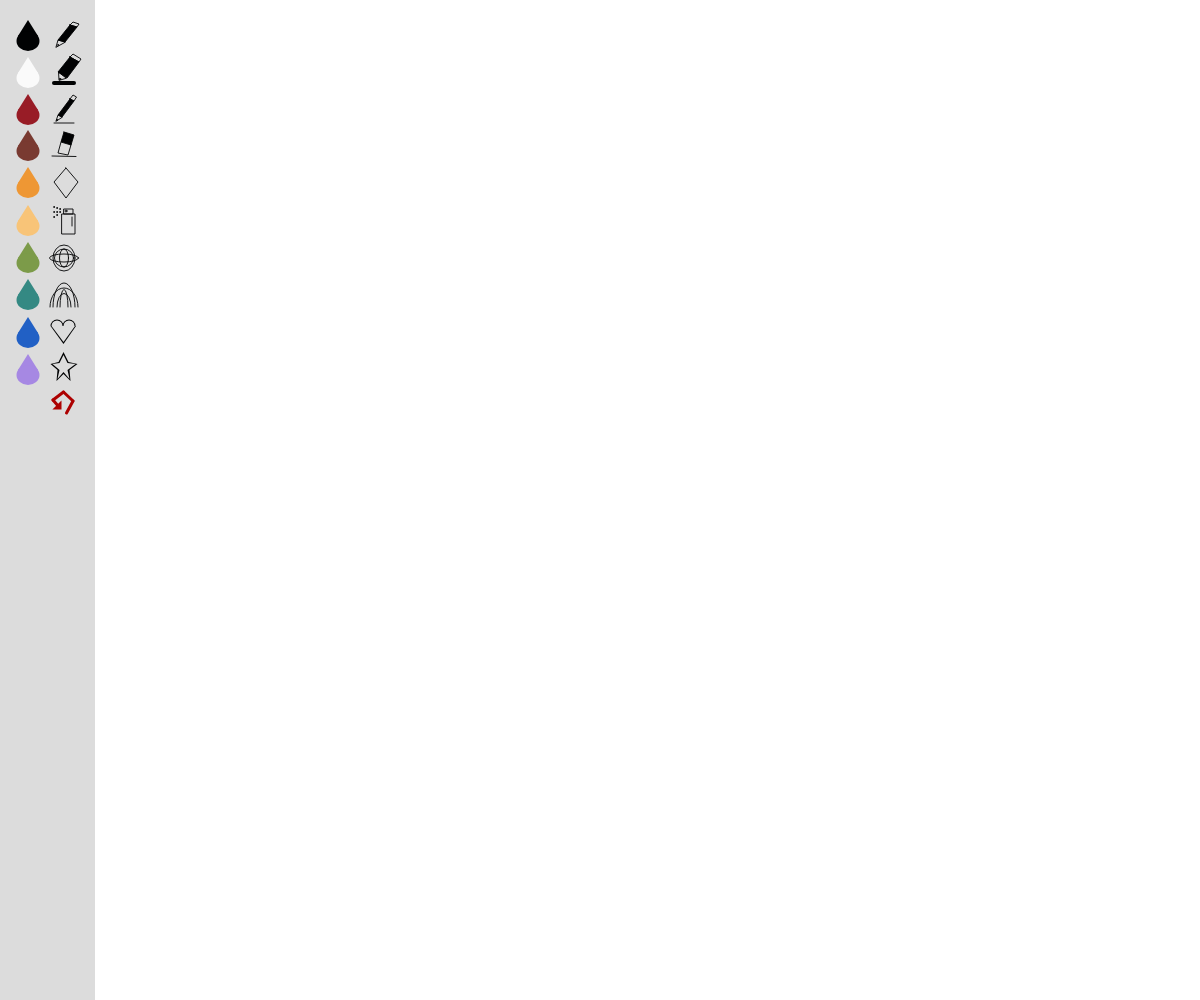
Frame 1 (no input)
Frame 60 (no input): identical to frame 1, image omitted
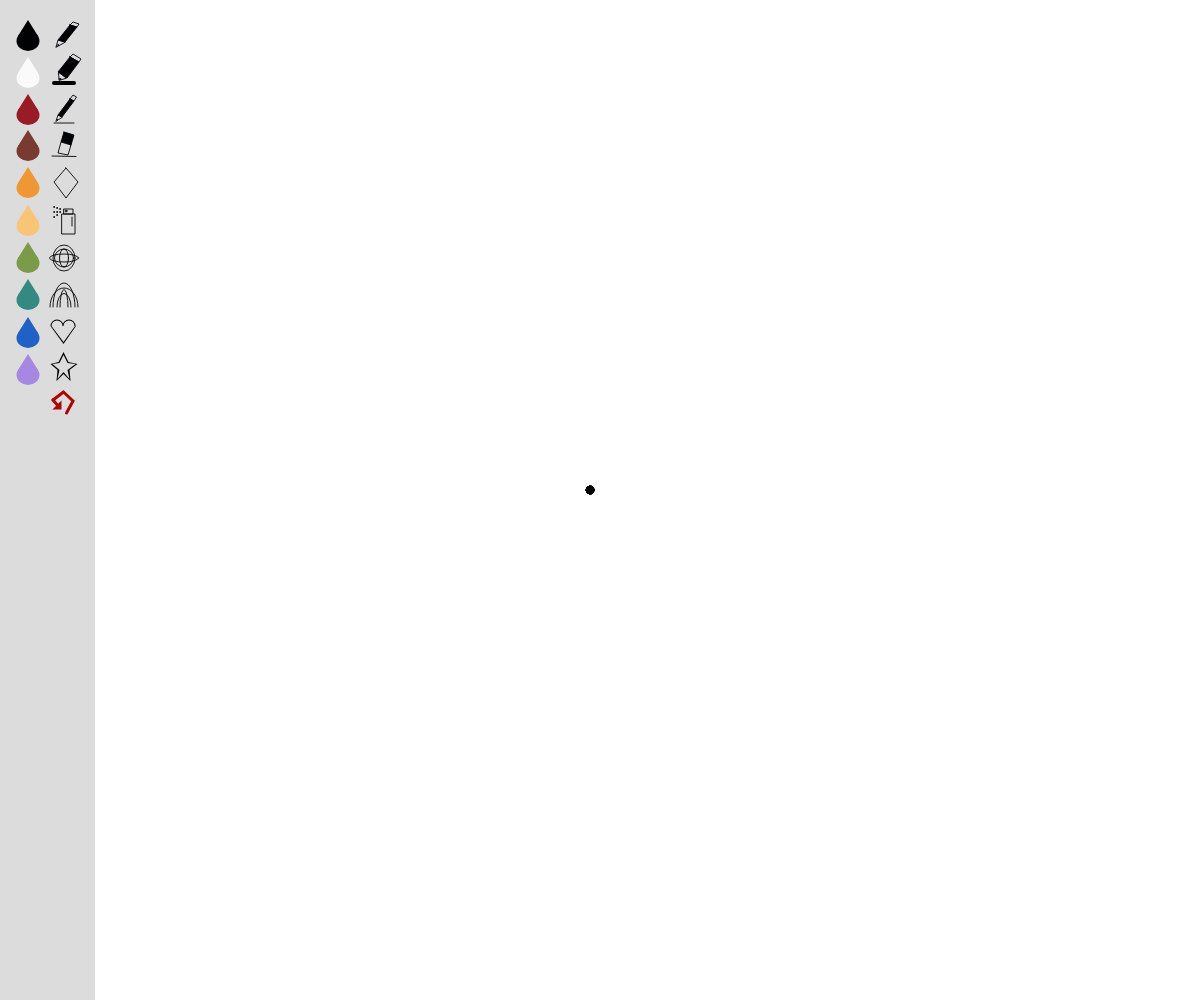
Frame 120 (the mouse pressed at the canvas centre since frame 60)

The p5.js sketch that drew these frames (run headless with seeded random() and noise() and a simulated clock; from frame 60 on, the mouse is pressed at the canvas centre):

// p5.js sketch
// ── sketch.js
//Herramientas
var recttam=95

//Gotas
var gota1x= 28;
var gota1y=36;
var gota1tam=10;

var gota2x= 28;
var gota2y=57;
var gota2tam=10;

var gota3x= 28;
var gota3y=94;
var gota3tam=10;

var gota4x= 28;
var gota4y=130;
var gota4tam=10;

var gota5x= 28;
var gota5y=167;
var gota5tam=10;

var gota6x= 28;
var gota6y=205;
var gota6tam=10;

var gota7x= 28;
var gota7y=242;
var gota7tam=10;

var gota8x= 28;
var gota8y=279;
var gota8tam=10;

var gota9x= 28;
var gota9y=317;
var gota9tam=10;

var gota10x= 28;
var gota10y=354;
var gota10tam=10;

//Color gotas
var colorSelect = 0;
var herramienta = 0;


function setup() { 
  createCanvas(windowWidth, windowHeight);
  background(260,260,260);}
  
  function draw() {
 //Fondo de herramientas
  noStroke();
  fill(220,220,220);
  rect(0,0,recttam,height);
 //Gota color 1 
 fill(1,2,3);
 triangle(gota1x,gota1y-16,gota1x-10,gota1y,gota1x+10,gota1y);
 ellipse(gota1x,gota1y+5,gota1tam+13,gota1tam+gota1tam);
 //Gota color 2
 fill(250,250,250);
 triangle(gota2x,gota2y,gota2x-10,gota2y+16,gota2x+10,gota2y+16);
 ellipse(gota2x,gota2y+21,gota2tam+13,gota2tam+gota2tam);
 //Gota color 3
 fill(152,28,38);
 triangle(gota3x,gota3y,gota3x-10,gota3y+16,gota3x+10,gota3y+16);
 ellipse(gota3x,gota3y+21,gota3tam+13,gota3tam+gota3tam);
 //Gota color 4
 fill(121,58,49);
 triangle(gota4x,gota4y,gota4x-10,gota4y+16,gota4x+10,gota4y+16);
 ellipse(gota4x,gota4y+21,gota4tam+13,gota4tam+gota4tam);
 //Gota color 5
 fill(238,151,52);
 triangle(gota5x,gota5y,gota5x-10,gota5y+16,gota5x+10,gota5y+16);
 ellipse(gota5x,gota5y+21,gota5tam+13,gota5tam+gota5tam);
  //Gota color 6
 fill(248,196,120);
 triangle(gota6x,gota6y,gota6x-10,gota6y+16,gota6x+10,gota6y+16);
 ellipse(gota6x,gota6y+21,gota6tam+13,gota6tam+gota6tam);
 //Gota color 7
 fill(124,155,73);
 triangle(gota7x,gota7y,gota7x-10,gota7y+16,gota7x+10,gota7y+16);
 ellipse(gota7x,gota7y+21,gota7tam+13,gota7tam+gota7tam);
 //Gota color 8
 fill(52,137,131);
 triangle(gota8x,gota8y,gota8x-10,gota8y+16,gota8x+10,gota8y+16);
 ellipse(gota8x,gota8y+21,gota8tam+13,gota8tam+gota8tam);
 //Gota color 9
 fill(33,96,197);
 triangle(gota9x,gota9y,gota9x-10,gota9y+16,gota9x+10,gota9y+16);
 ellipse(gota9x,gota9y+21,gota9tam+13,gota9tam+gota9tam);
 //Gota color 10
 fill(166,136,227);
 triangle(gota10x,gota10y,gota10x-10,gota10y+16,gota10x+10,gota10y+16);
 ellipse(gota10x,gota10y+21,gota10tam+13,gota10tam+gota10tam);
 fill(20,220,220); 
 
 //Herramientas
 //Pincel estándar
 fill(1,2,3);
 stroke(1,2,3);
 strokeWeight(0.9)
 beginShape();
 vertex(70,25);
 vertex(77,27);
 vertex(65,42);
 vertex(58,40);
 endShape(CLOSE);
 noFill();
 beginShape();
 vertex(70,25);
 vertex(77,27);
 vertex(79,24);
 vertex(73,22);
 endShape(CLOSE);
 triangle(65,42,58,40,56,47);
 ellipse(58,45,1,1);
 //Pincel grande
 fill(1,2,3);
 stroke(1,2,3);
 strokeWeight(0.9)
 beginShape();
 vertex(70,57);
 vertex(79,62);
 vertex(67,78);
 vertex(58,72);
 endShape(CLOSE);
 noFill();
 beginShape();
 vertex(70,57);
 vertex(79,62);
 vertex(81,59);
 vertex(73,54);
 endShape(CLOSE);
 triangle(66,78,58.5,72,59,80);
 ellipse(60,79,1.5,1.5);
 strokeWeight(4);
 line(54,83,74,83);
 //Pincel pequeño
 fill(1,2,3);
 stroke(1,2,3);
 strokeWeight(0.9)
 beginShape();
 vertex(70,99);
 vertex(74,101);
 vertex(62,117);
 vertex(58,115);
 endShape(CLOSE);
 noFill();
 beginShape();
 vertex(70,99);
 vertex(74,101);
 vertex(76.5,97);
 vertex(73,95);
 endShape(CLOSE);
 triangle(62,117,58,115,56,121);
 ellipse(57,120,1,1);
 line(54,123,74,123);
 //Borrador
 fill(1,2,3);
 stroke(1,2,3);
 strokeWeight(0.9)
 beginShape();
 vertex(64,132);
 vertex(74,135);
 vertex(71,145);
 vertex(61,142);
 endShape(CLOSE);
 fill(220,220,220);
 beginShape();
 vertex(71,145);
 vertex(68,155);
 vertex(58,153);
 vertex(61,142);
 endShape(CLOSE);
 line(52,156,76,156.5);
 //Rombos con estela
 beginShape();
 vertex(66,168);
 vertex(78,182);
 vertex(66,198);
 vertex(54,182);
 endShape(CLOSE);
 //Spray
 noFill();
 stroke(1,2,3);
 strokeWeight(0.9)
 rect(62,214,13,20);
 rect(64,209,9,5);
 ellipse(66,211,2,2);
 line(72,217,72,226);
 ellipse(60,209,1,1);
 ellipse(57,208,1,1);
 ellipse(54,207,1,1);
 ellipse(60,212,1,1);
 ellipse(57,212,1,1);
 ellipse(54,212,1,1);
 ellipse(54,217,1,1);
 ellipse(57,215,1,1);
 //Ellipses
 noFill();
 stroke(1,2,3);
 strokeWeight(0.9)
 ellipse(64,258,22,26);
 ellipse(64,258,29,8);
 ellipse(64,258,9,18);
 ellipse(64,258,19,18);
 //Arcos
 noFill();
 stroke(1,2,3);
 strokeWeight(0.9);
 arc(64,307,28,38,PI, TWO_PI);
 arc(64,307,8,35,PI, TWO_PI);
 arc(64,307,22,48,PI, TWO_PI);
 arc(64,307,14,27,PI, TWO_PI);
 //Corazón
 noStroke();
 fill(1,2,3);
 arc(57,326,13,13,PI, TWO_PI); 
 arc(69,326,13,13,PI, TWO_PI);
 triangle(50.5,326,76,326,63.5,344);
 fill(220,220,220);
 arc(57,326,11,11,PI, TWO_PI); 
 arc(69,326,11,11,PI, TWO_PI);
 triangle(51.5,326,75,326,63.5,342);
 //Estrella
 fill(1,2,3);
 beginShape();
 vertex(63.5,352);
 vertex(68.5,362);
 vertex(77.5,364);
 vertex(69.5,370);
 vertex(70.5,381);
 vertex(63.5,374);
 vertex(56.5,381);
 vertex(57.5,370);
 vertex(50.5,364);
 vertex(58.5,362);
 endShape(CLOSE);
 fill(220,220,220);
 beginShape();
 vertex(63.5,355);
 vertex(67.5,363);
 vertex(75.5,364);
 vertex(67.5,370);
 vertex(69.5,379);
 vertex(63.5,372);
 vertex(57.5,379);
 vertex(59.5,370);
 vertex(52.5,364);
 vertex(59.5,363);
 endShape(CLOSE);
 //Reiniciar dibujo
 strokeWeight(3);
 stroke(173,1,1);
 line(63.5,392,73,401);
 line(73,401,66.5,413);
 line(63.5,392,53,400);
 line(53,400,59,407);
 triangle(56,408,60,404,60,408);
    
 if (mouseIsPressed) {
		
    //Herramientas
   //Pincel estandar
   if (mouseX > 51 && mouseX < 76 &&
			mouseY > 21 && mouseY < 50) {
     herramienta=0;}
   //Pincel más grande
   if (mouseX > 51 && mouseX < 76 &&
			mouseY > 58 && mouseY < 87) {
     herramienta=1;}
   //Pincel más pequeño
   if (mouseX > 51 && mouseX < 76 &&
			mouseY > 95 && mouseY < 124) {
     herramienta=2;}
   //Borrador
   if (mouseX > 51 && mouseX < 76 &&
			mouseY > 132 && mouseY < 160) {
     herramienta=3;}
   //Reiniciar dibujo
   if (mouseX > 51 && mouseX < 76 &&
			mouseY > 168 && mouseY < 197) {
     herramienta=4;}
   //Spray
   if (mouseX > 51 && mouseX < 76 &&
			mouseY > 205 && mouseY < 234) {
     herramienta=5;}
   //Ellipses
		if (mouseX > 51 && mouseX < 76 &&
			mouseY > 242 && mouseY < 271) {
     herramienta=6;}
   //Arcos
   if (mouseX > 51 && mouseX < 76 &&
			mouseY > 279 && mouseY < 308) {
     herramienta=7;}
   //Corazón
   if (mouseX > 51 && mouseX < 76 &&
			mouseY > 316 && mouseY < 345) {
     herramienta=8;}
   //Estrella
   if (mouseX > 51 && mouseX < 76 &&
			mouseY > 353 && mouseY < 382) {
     herramienta=9;}
   //Reiniciar dibujo
   if (mouseX > 51 && mouseX < 76 &&
			mouseY > 390 && mouseY < 419) {
     herramienta=10;}
   
   //Colores
   //Gota 1
		if (mouseX > gota1x-12 && mouseX < gota1x+13 &&
			mouseY > gota1y && mouseY < gota1y+22) {
			colorSelect = 0;}
   //Gota 2
		if (mouseX > gota2x-12 && mouseX < gota2x+13 &&
			mouseY > gota2y && mouseY < gota2y+32) {
			colorSelect = 1;}
   //Gota 3
		if (mouseX > gota3x-12 && mouseX < gota3x+13 &&
			mouseY > gota3y && mouseY < gota3y+32) {
			colorSelect = 2;}
   //Gota 4
		if (mouseX > gota4x-12 && mouseX < gota4x+13 &&
			mouseY > gota4y && mouseY < gota4y+32) {
			colorSelect = 3;}
   //Gota 5
		if (mouseX > gota5x-12 && mouseX < gota5x+13 &&
			mouseY > gota5y && mouseY < gota5y+32) {
			colorSelect = 4;}
   //Gota 6
		if (mouseX > gota6x-12 && mouseX < gota6x+13 &&
			mouseY > gota6y && mouseY < gota6y+32) {
			colorSelect = 5;}
   //Gota 7
		if (mouseX > gota7x-12 && mouseX < gota7x+13 &&
			mouseY > gota7y && mouseY < gota7y+32) {
			colorSelect = 6;}
   //Gota 8
		if (mouseX > gota8x-12 && mouseX < gota8x+13 &&
			mouseY > gota8y && mouseY < gota8y+32) {
			colorSelect = 7;}
   //Gota 9
		if (mouseX > gota9x-12 && mouseX < gota9x+13 &&
			mouseY > gota9y && mouseY < gota9y+32) {
			colorSelect = 8;}
   //Gota 10
		if (mouseX > gota10x-12 && mouseX < gota10x+13 &&
			mouseY > gota10y && mouseY < gota10y+32) {
			colorSelect = 9;}
     
   //Colores
   strokeWeight(0.1);
   //Gota 1
   if (colorSelect == 0){
      stroke(1,2,3);
			fill(1,2,3);}
   //Gota 2
   if (colorSelect == 1){
      stroke(250,250,250);
			fill(250,250,250);}
   //Gota 3
   if (colorSelect == 2){
      stroke(152,28,38);
			fill(152,28,38);}
   //Gota 4
   if (colorSelect == 3){
      stroke(121,58,49);
			fill(121,58,49);}
   //Gota 5
   if (colorSelect == 4){
      stroke(238,151,52);
			fill(238,151,52);}
   //Gota 6
   if (colorSelect == 5){
      stroke(248,196,120);
			fill(248,196,120);}
   //Gota 7
   if (colorSelect == 6){
      stroke(124,155,73);
			fill(124,155,73);}
   //Gota 8
   if (colorSelect == 7){
      stroke(52,137,131);
			fill(52,137,131);}
   //Gota 9
   if (colorSelect == 8){
      stroke(33,96,197);
			fill(33,96,197);}
   //Gota 10
   if (colorSelect == 9){
      stroke(166,136,227);
			fill(166,136,227);}
   
   //Herramientas
   //Pincel estándar
   if (herramienta == 0) { 
   ellipse(mouseX - 10, mouseY - 10, 8, 8);}
   //Pincel más grande
   if (herramienta == 1) { 
   ellipse(mouseX - 10, mouseY - 10, 16, 16);} 
   //Pincel más pequeño
   if (herramienta == 2) { 
   ellipse(mouseX - 10, mouseY - 10, 4, 4);}
   //Borrador
   if (herramienta == 3) {
   noStroke();
   fill(260,260,260);
   rect(mouseX - 10, mouseY - 10, 12, 12);} 
   //Rombos con estela
   if (herramienta == 4) { 
   beginShape();
   stroke(1,2,3);
   strokeWeight(1);
   vertex(mouseX,mouseY);
   vertex(mouseX+12,mouseY+20);
   vertex(mouseX,mouseY+40);
   vertex(mouseX-12,mouseY+20);
   endShape(CLOSE);}
   //Spray
   if (herramienta == 5) { 
   ellipse(mouseX + 2, mouseY+4, 0.1, 0.1);
   ellipse(mouseX - 2, mouseY+4, 0.1, 0.1);
   ellipse(mouseX, mouseY+4, 0.1, 0.1);
   ellipse(mouseX + 4, mouseY+2, 0.1, 0.1);
   ellipse(mouseX - 4, mouseY+2, 0.1, 0.1);
   ellipse(mouseX + 2, mouseY+2, 0.1, 0.1);
   ellipse(mouseX - 2, mouseY+2, 0.1, 0.1);
   ellipse(mouseX, mouseY+2, 0.1, 0.1);
   ellipse(mouseX + 6, mouseY, 0.1, 0.1);
   ellipse(mouseX - 6, mouseY, 0.1, 0.1);
   ellipse(mouseX + 4, mouseY, 0.1, 0.1);
   ellipse(mouseX - 4, mouseY, 0.1, 0.1);
   ellipse(mouseX + 2, mouseY, 0.1, 0.1);
   ellipse(mouseX - 2, mouseY, 0.1, 0.1);
   ellipse(mouseX, mouseY, 0.1, 0.1);
   ellipse(mouseX + 6, mouseY - 2, 0.1, 0.1);
   ellipse(mouseX - 6, mouseY - 2, 0.1, 0.1);
   ellipse(mouseX + 4, mouseY - 2, 0.1, 0.1);
   ellipse(mouseX - 4, mouseY - 2, 0.1, 0.1);
   ellipse(mouseX + 2, mouseY - 2, 0.1, 0.1);
   ellipse(mouseX - 2, mouseY - 2, 0.1, 0.1);
   ellipse(mouseX, mouseY-2, 0.1, 0.1);
   ellipse(mouseX + 6, mouseY - 4, 0.1, 0.1);
   ellipse(mouseX - 6, mouseY - 4, 0.1, 0.1);
   ellipse(mouseX + 4, mouseY - 4, 0.1, 0.1);
   ellipse(mouseX - 4, mouseY - 4, 0.1, 0.1);
   ellipse(mouseX + 2, mouseY - 4, 0.1, 0.1);
   ellipse(mouseX - 2, mouseY - 4, 0.1, 0.1);
   ellipse(mouseX, mouseY-4, 0.1, 0.1);
   ellipse(mouseX + 4, mouseY-6, 0.1, 0.1);
   ellipse(mouseX - 4, mouseY-6, 0.1, 0.1);
   ellipse(mouseX + 2, mouseY-6, 0.1, 0.1);
   ellipse(mouseX - 2, mouseY-6, 0.1, 0.1);
   ellipse(mouseX, mouseY-6, 0.1, 0.1);
   ellipse(mouseX + 2, mouseY-8, 0.1, 0.1);
   ellipse(mouseX - 2, mouseY-8, 0.1, 0.1);
   ellipse(mouseX, mouseY-8, 0.1, 0.1);} 
   //Ellipses
	 if (herramienta == 6) { 
   noFill();
   ellipse(width/2+50,height/2,mouseX-300,mouseY-300);}
   //Arcos
   if (herramienta == 7) { 
   noFill();
   arc(width/2+50,height,mouseX+250,mouseY+250,PI, TWO_PI);}
   //Corazón
   noStroke();
   if (herramienta == 8) {
   arc(mouseX-5,mouseY-15,10,10,PI, TWO_PI); 
   arc(mouseX+5,mouseY-15,10,10,PI, TWO_PI);
   triangle(mouseX,mouseY,mouseX-10,mouseY-15,mouseX+10,mouseY-15);}
   //Estrella
   if (herramienta == 9) {
   stroke(1,2,3);
   strokeWeight(0.7);
	 beginShape();
   vertex(mouseX,mouseY);
   vertex(mouseX+5,mouseY+12);
   vertex(mouseX+17,mouseY+13);
   vertex(mouseX+8,mouseY+22);
   vertex(mouseX+11,mouseY+36);
   vertex(mouseX,mouseY+26);
   vertex(mouseX-11,mouseY+36);
   vertex(mouseX-8,mouseY+22);
   vertex(mouseX-17,mouseY+13);
   vertex(mouseX-5,mouseY+12);
   endShape(CLOSE);}
   //Reiniciar dibujo
   if (herramienta == 10) { 
   fill(260,260,260);
   rect(0, 0,windowWidth, windowHeight);}
 }
 } 
